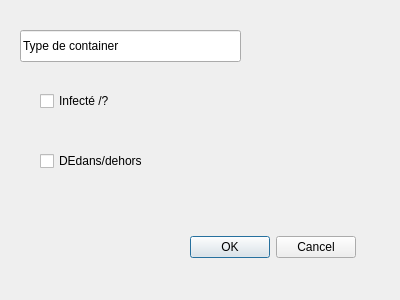
<?xml version="1.0" encoding="UTF-8"?>
<ui version="4.0">
 <class>Dialog</class>
 <widget class="QDialog" name="Dialog">
  <property name="geometry">
   <rect>
    <x>0</x>
    <y>0</y>
    <width>400</width>
    <height>300</height>
   </rect>
  </property>
  <property name="windowTitle">
   <string>Dialog</string>
  </property>
  <widget class="QLineEdit" name="lineEdit_2">
   <property name="geometry">
    <rect>
     <x>20</x>
     <y>30</y>
     <width>221</width>
     <height>32</height>
    </rect>
   </property>
   <property name="text">
    <string>Type de container</string>
   </property>
  </widget>
  <widget class="QDialogButtonBox" name="buttonBox">
   <property name="geometry">
    <rect>
     <x>180</x>
     <y>230</y>
     <width>176</width>
     <height>34</height>
    </rect>
   </property>
   <property name="standardButtons">
    <set>QDialogButtonBox::Cancel|QDialogButtonBox::Ok</set>
   </property>
  </widget>
  <widget class="QCheckBox" name="checkBox">
   <property name="geometry">
    <rect>
     <x>40</x>
     <y>150</y>
     <width>251</width>
     <height>22</height>
    </rect>
   </property>
   <property name="text">
    <string>DEdans/dehors</string>
   </property>
  </widget>
  <widget class="QCheckBox" name="checkBox_2">
   <property name="geometry">
    <rect>
     <x>40</x>
     <y>90</y>
     <width>251</width>
     <height>22</height>
    </rect>
   </property>
   <property name="text">
    <string>Infecté /?</string>
   </property>
  </widget>
 </widget>
 <resources/>
 <connections/>
</ui>
